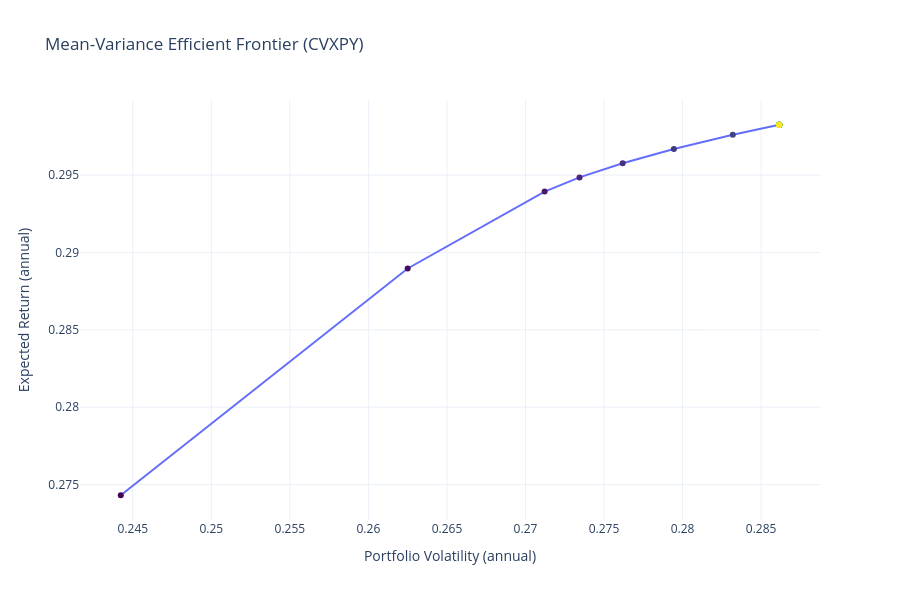

Notebook source saved alongside this figure:
### Markdown cell above
### 10. Efficient Frontier

### Code cell
risk_aversion_values = np.linspace(0.5, 10, 30)
frontier = []

for gamma in risk_aversion_values:
  w = opt.optimize(mu.values, cov_shrunk, risk_aversion=gamma)
  ret = mu.values @ w
  vol = np.sqrt(w.T @ cov_shrunk @ w)
  frontier.append((vol, ret, gamma))

frontier = pd.DataFrame(frontier, columns=['Volatility', 'Return', 'RiskAversion'])

# Interactive Plotly chart
fig = go.Figure()
fig.add_trace(
  go.Scatter(
    x=frontier['Volatility'], 
    y=frontier['Return'],
    mode='markers+lines',
    marker=dict(color=frontier['RiskAversion'], colorscale='Viridis'),
    text=[f"γ={g:.1f}" for g in frontier['RiskAversion']],
    name='Efficient Frontier'
  )
)

fig.update_layout(
  title='Mean-Variance Efficient Frontier (CVXPY)',
  xaxis_title='Portfolio Volatility (annual)',
  yaxis_title='Expected Return (annual)',
  template='plotly_white',
  height=600
)
fig.show()

### Figure 1 — Plotly figure (JSON) as saved in the notebook; plotly's stock layout.template omitted (floating-point values rounded to 4 significant figures)
{"data": [{"marker": {"color": [0.5, 0.8276, 1.155, 1.483, 1.81, 2.138, 2.466, 2.793, 3.121, 3.448, 3.776, 4.103, 4.431, 4.759, 5.086, 5.414, 5.741, 6.069, 6.397, 6.724, 7.052, 7.379, 7.707, 8.034, 8.362, 8.69, 9.017, 9.345, 9.672, 10], "colorscale": [[0, "#440154"], [0.1111, "#482878"], [0.2222, "#3e4989"], [0.3333, "#31688e"], [0.4444, "#26828e"], [0.5556, "#1f9e89"], [0.6667, "#35b779"], [0.7778, "#6ece58"], [0.8889, "#b5de2b"], [1, "#fde725"]]}, "mode": "markers+lines", "name": "Efficient Frontier", "text": ["γ=0.5", "γ=0.8", "γ=1.2", "γ=1.5", "γ=1.8", "γ=2.1", "γ=2.5", "γ=2.8", "γ=3.1", "γ=3.4", "γ=3.8", "γ=4.1", "γ=4.4", "γ=4.8", "γ=5.1", "γ=5.4", "γ=5.7", "γ=6.1", "γ=6.4", "γ=6.7", "γ=7.1", "γ=7.4", "γ=7.7", "γ=8.0", "γ=8.4", "γ=8.7", "γ=9.0", "γ=9.3", "γ=9.7", "γ=10.0"], "type": "scatter", "x": [0.2442, 0.2625, 0.2712, 0.2734, 0.2762, 0.2794, 0.2832, 0.2862, 0.2862, 0.2862, 0.2862, 0.2862, 0.2862, 0.2862, 0.2862, 0.2862, 0.2862, 0.2862, 0.2862, 0.2862, 0.2862, 0.2862, 0.2862, 0.2862, 0.2862, 0.2862, 0.2862, 0.2862, 0.2862, 0.2862], "y": [0.2743, 0.289, 0.2939, 0.2949, 0.2958, 0.2967, 0.2976, 0.2983, 0.2983, 0.2983, 0.2983, 0.2983, 0.2983, 0.2983, 0.2983, 0.2983, 0.2983, 0.2983, 0.2983, 0.2983, 0.2983, 0.2983, 0.2983, 0.2983, 0.2983, 0.2983, 0.2983, 0.2983, 0.2983, 0.2983]}], "layout": {"height": 600, "title": {"text": "Mean-Variance Efficient Frontier (CVXPY)"}, "xaxis": {"title": {"text": "Portfolio Volatility (annual)"}}, "yaxis": {"title": {"text": "Expected Return (annual)"}}}}
